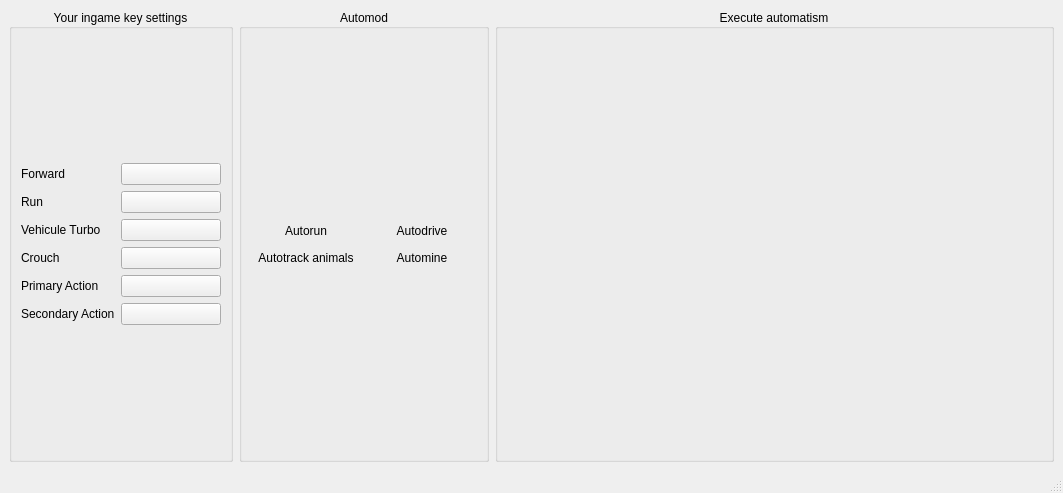
<?xml version="1.0" encoding="UTF-8"?>
<ui version="4.0">
 <class>MainWindow</class>
 <widget class="QMainWindow" name="MainWindow">
  <property name="geometry">
   <rect>
    <x>0</x>
    <y>0</y>
    <width>1063</width>
    <height>493</height>
   </rect>
  </property>
  <property name="windowTitle">
   <string>7Auto</string>
  </property>
  <property name="windowIcon">
   <iconset resource="7Auto.qrc">
    <normaloff>:/img/AppIcon.png</normaloff>:/img/AppIcon.png</iconset>
  </property>
  <property name="whatsThis">
   <string>This application makes some actions and movements automatic in the game 7 Days to Die.

Developed initially in October 2022 by Amir Hammoutene
email: amir.hammoutene@gmail.com

version 1.2.1 - 14 November 2022</string>
  </property>
  <widget class="QWidget" name="centralwidget">
   <layout class="QHBoxLayout" name="horizontalLayout_6">
    <item>
     <widget class="QGroupBox" name="groupBox">
      <property name="title">
       <string>Your ingame key settings</string>
      </property>
      <property name="alignment">
       <set>Qt::AlignCenter</set>
      </property>
      <layout class="QVBoxLayout" name="verticalLayout">
       <item>
        <spacer name="verticalSpacer_8">
         <property name="orientation">
          <enum>Qt::Vertical</enum>
         </property>
         <property name="sizeHint" stdset="0">
          <size>
           <width>20</width>
           <height>40</height>
          </size>
         </property>
        </spacer>
       </item>
       <item>
        <layout class="QHBoxLayout" name="horizontalLayout">
         <item>
          <widget class="QLabel" name="label">
           <property name="text">
            <string>Forward</string>
           </property>
          </widget>
         </item>
         <item>
          <widget class="KeyPushButton" name="keyForwardButton">
           <property name="minimumSize">
            <size>
             <width>100</width>
             <height>0</height>
            </size>
           </property>
           <property name="text">
            <string/>
           </property>
           <property name="checkable">
            <bool>true</bool>
           </property>
          </widget>
         </item>
        </layout>
       </item>
       <item>
        <layout class="QHBoxLayout" name="horizontalLayout_2">
         <item>
          <widget class="QLabel" name="label_2">
           <property name="text">
            <string>Run</string>
           </property>
          </widget>
         </item>
         <item>
          <widget class="KeyPushButton" name="keyRunButton">
           <property name="minimumSize">
            <size>
             <width>100</width>
             <height>0</height>
            </size>
           </property>
           <property name="text">
            <string/>
           </property>
           <property name="checkable">
            <bool>true</bool>
           </property>
          </widget>
         </item>
        </layout>
       </item>
       <item>
        <layout class="QHBoxLayout" name="horizontalLayout_5">
         <item>
          <widget class="QLabel" name="label_6">
           <property name="text">
            <string>Vehicule Turbo</string>
           </property>
          </widget>
         </item>
         <item>
          <widget class="KeyPushButton" name="keyTurboButton">
           <property name="minimumSize">
            <size>
             <width>100</width>
             <height>0</height>
            </size>
           </property>
           <property name="text">
            <string/>
           </property>
           <property name="checkable">
            <bool>true</bool>
           </property>
          </widget>
         </item>
        </layout>
       </item>
       <item>
        <layout class="QHBoxLayout" name="horizontalLayout_3">
         <item>
          <widget class="QLabel" name="label_3">
           <property name="text">
            <string>Crouch</string>
           </property>
          </widget>
         </item>
         <item>
          <widget class="KeyPushButton" name="keyCrouchButton">
           <property name="minimumSize">
            <size>
             <width>100</width>
             <height>0</height>
            </size>
           </property>
           <property name="text">
            <string/>
           </property>
           <property name="checkable">
            <bool>true</bool>
           </property>
          </widget>
         </item>
        </layout>
       </item>
       <item>
        <layout class="QHBoxLayout" name="horizontalLayout_4">
         <item>
          <widget class="QLabel" name="label_4">
           <property name="text">
            <string>Primary Action</string>
           </property>
          </widget>
         </item>
         <item>
          <widget class="KeyPushButton" name="keyActionButton">
           <property name="minimumSize">
            <size>
             <width>100</width>
             <height>0</height>
            </size>
           </property>
           <property name="text">
            <string/>
           </property>
           <property name="checkable">
            <bool>true</bool>
           </property>
          </widget>
         </item>
        </layout>
       </item>
       <item>
        <layout class="QHBoxLayout" name="horizontalLayout_7">
         <item>
          <widget class="QLabel" name="label_5">
           <property name="text">
            <string>Secondary Action</string>
           </property>
          </widget>
         </item>
         <item>
          <widget class="KeyPushButton" name="keySecActionButton">
           <property name="minimumSize">
            <size>
             <width>100</width>
             <height>0</height>
            </size>
           </property>
           <property name="text">
            <string/>
           </property>
           <property name="checkable">
            <bool>true</bool>
           </property>
          </widget>
         </item>
        </layout>
       </item>
       <item>
        <spacer name="verticalSpacer">
         <property name="orientation">
          <enum>Qt::Vertical</enum>
         </property>
         <property name="sizeHint" stdset="0">
          <size>
           <width>20</width>
           <height>40</height>
          </size>
         </property>
        </spacer>
       </item>
      </layout>
     </widget>
    </item>
    <item>
     <widget class="QGroupBox" name="groupBox_2">
      <property name="title">
       <string>Automod</string>
      </property>
      <property name="alignment">
       <set>Qt::AlignCenter</set>
      </property>
      <layout class="QGridLayout" name="gridLayout">
       <item row="2" column="1">
        <widget class="QToolButton" name="automineButton">
         <property name="minimumSize">
          <size>
           <width>110</width>
           <height>0</height>
          </size>
         </property>
         <property name="text">
          <string>Automine</string>
         </property>
         <property name="icon">
          <iconset resource="7Auto.qrc">
           <normaloff>:/img/axe.png</normaloff>:/img/axe.png</iconset>
         </property>
         <property name="iconSize">
          <size>
           <width>64</width>
           <height>64</height>
          </size>
         </property>
         <property name="toolButtonStyle">
          <enum>Qt::ToolButtonTextUnderIcon</enum>
         </property>
         <property name="autoRaise">
          <bool>true</bool>
         </property>
        </widget>
       </item>
       <item row="2" column="0">
        <widget class="QToolButton" name="autotrackButton">
         <property name="text">
          <string>Autotrack animals</string>
         </property>
         <property name="icon">
          <iconset resource="7Auto.qrc">
           <normaloff>:/img/paw.png</normaloff>:/img/paw.png</iconset>
         </property>
         <property name="iconSize">
          <size>
           <width>64</width>
           <height>64</height>
          </size>
         </property>
         <property name="toolButtonStyle">
          <enum>Qt::ToolButtonTextUnderIcon</enum>
         </property>
         <property name="autoRaise">
          <bool>true</bool>
         </property>
        </widget>
       </item>
       <item row="1" column="1">
        <widget class="QToolButton" name="autodriveButton">
         <property name="minimumSize">
          <size>
           <width>110</width>
           <height>0</height>
          </size>
         </property>
         <property name="text">
          <string>Autodrive</string>
         </property>
         <property name="icon">
          <iconset resource="7Auto.qrc">
           <normaloff>:/img/drive.png</normaloff>:/img/drive.png</iconset>
         </property>
         <property name="iconSize">
          <size>
           <width>64</width>
           <height>64</height>
          </size>
         </property>
         <property name="toolButtonStyle">
          <enum>Qt::ToolButtonTextUnderIcon</enum>
         </property>
         <property name="autoRaise">
          <bool>true</bool>
         </property>
        </widget>
       </item>
       <item row="1" column="0">
        <widget class="QToolButton" name="autorunButton">
         <property name="minimumSize">
          <size>
           <width>110</width>
           <height>0</height>
          </size>
         </property>
         <property name="text">
          <string>Autorun</string>
         </property>
         <property name="icon">
          <iconset resource="7Auto.qrc">
           <normaloff>:/img/run.png</normaloff>:/img/run.png</iconset>
         </property>
         <property name="iconSize">
          <size>
           <width>64</width>
           <height>64</height>
          </size>
         </property>
         <property name="toolButtonStyle">
          <enum>Qt::ToolButtonTextUnderIcon</enum>
         </property>
         <property name="autoRaise">
          <bool>true</bool>
         </property>
        </widget>
       </item>
       <item row="3" column="0">
        <spacer name="verticalSpacer_2">
         <property name="orientation">
          <enum>Qt::Vertical</enum>
         </property>
         <property name="sizeHint" stdset="0">
          <size>
           <width>20</width>
           <height>40</height>
          </size>
         </property>
        </spacer>
       </item>
       <item row="0" column="0">
        <spacer name="verticalSpacer_7">
         <property name="orientation">
          <enum>Qt::Vertical</enum>
         </property>
         <property name="sizeHint" stdset="0">
          <size>
           <width>20</width>
           <height>40</height>
          </size>
         </property>
        </spacer>
       </item>
      </layout>
     </widget>
    </item>
    <item>
     <widget class="QGroupBox" name="groupBox_3">
      <property name="title">
       <string>Execute automatism</string>
      </property>
      <property name="alignment">
       <set>Qt::AlignCenter</set>
      </property>
      <layout class="QGridLayout" name="gridLayout_2">
       <item row="0" column="0">
        <widget class="QStackedWidget" name="stackedWidget">
         <property name="currentIndex">
          <number>0</number>
         </property>
         <widget class="QWidget" name="page"/>
         <widget class="QWidget" name="page_2">
          <layout class="QGridLayout" name="gridLayout_3">
           <item row="4" column="0">
            <widget class="QLabel" name="label_10">
             <property name="text">
              <string>Global Shortcut to execute</string>
             </property>
            </widget>
           </item>
           <item row="3" column="0">
            <spacer name="verticalSpacer_3">
             <property name="orientation">
              <enum>Qt::Vertical</enum>
             </property>
             <property name="sizeHint" stdset="0">
              <size>
               <width>20</width>
               <height>40</height>
              </size>
             </property>
            </spacer>
           </item>
           <item row="2" column="0" colspan="2">
            <widget class="QGroupBox" name="autorunGroupBox">
             <property name="title">
              <string>Customize</string>
             </property>
             <property name="checkable">
              <bool>false</bool>
             </property>
             <property name="checked">
              <bool>false</bool>
             </property>
             <layout class="QGridLayout" name="gridLayout_4">
              <item row="1" column="0">
               <widget class="QLabel" name="label_11">
                <property name="text">
                 <string>Run during (s)</string>
                </property>
               </widget>
              </item>
              <item row="2" column="0">
               <widget class="QLabel" name="label_12">
                <property name="text">
                 <string>Walk during (s)</string>
                </property>
               </widget>
              </item>
              <item row="2" column="1">
               <widget class="QDoubleSpinBox" name="autorunWalkSpinBox">
                <property name="locale">
                 <locale language="English" country="UnitedStates"/>
                </property>
                <property name="alignment">
                 <set>Qt::AlignCenter</set>
                </property>
               </widget>
              </item>
              <item row="1" column="1">
               <widget class="QDoubleSpinBox" name="autorunRunSpinBox">
                <property name="locale">
                 <locale language="English" country="UnitedStates"/>
                </property>
                <property name="alignment">
                 <set>Qt::AlignCenter</set>
                </property>
               </widget>
              </item>
              <item row="0" column="0" colspan="2">
               <widget class="PresetSwitchWidget" name="autorunPresetWidget" native="true"/>
              </item>
             </layout>
            </widget>
           </item>
           <item row="4" column="1">
            <widget class="KeyPushButton" name="autorunWindowsKey">
             <property name="text">
              <string/>
             </property>
             <property name="checkable">
              <bool>true</bool>
             </property>
            </widget>
           </item>
           <item row="7" column="0" colspan="2">
            <widget class="QPushButton" name="executeRun">
             <property name="font">
              <font>
               <pointsize>15</pointsize>
               <bold>true</bold>
              </font>
             </property>
             <property name="text">
              <string>Execute</string>
             </property>
             <property name="checkable">
              <bool>true</bool>
             </property>
            </widget>
           </item>
           <item row="0" column="0" colspan="2">
            <widget class="QLabel" name="label_16">
             <property name="font">
              <font>
               <bold>true</bold>
              </font>
             </property>
             <property name="text">
              <string>Autorun</string>
             </property>
             <property name="alignment">
              <set>Qt::AlignCenter</set>
             </property>
            </widget>
           </item>
           <item row="1" column="0" colspan="2">
            <widget class="QPushButton" name="pushButton_6">
             <property name="enabled">
              <bool>false</bool>
             </property>
             <property name="toolTip">
              <string>Work in progress to be available in v2, please contact the developer if you have any idea to improve computing :)</string>
             </property>
             <property name="text">
              <string>Compute with levels</string>
             </property>
            </widget>
           </item>
          </layout>
         </widget>
         <widget class="QWidget" name="page_3">
          <layout class="QGridLayout" name="gridLayout_6">
           <item row="3" column="0">
            <widget class="QLabel" name="label_13">
             <property name="text">
              <string>Global Shortcut to execute</string>
             </property>
            </widget>
           </item>
           <item row="3" column="1">
            <widget class="KeyPushButton" name="autodriveWindowsKey">
             <property name="text">
              <string/>
             </property>
             <property name="checkable">
              <bool>true</bool>
             </property>
            </widget>
           </item>
           <item row="0" column="0" colspan="2">
            <widget class="QLabel" name="label_17">
             <property name="font">
              <font>
               <italic>false</italic>
               <bold>true</bold>
              </font>
             </property>
             <property name="text">
              <string>Autodrive</string>
             </property>
             <property name="alignment">
              <set>Qt::AlignCenter</set>
             </property>
            </widget>
           </item>
           <item row="4" column="0" colspan="2">
            <widget class="QPushButton" name="executeDrive">
             <property name="font">
              <font>
               <pointsize>15</pointsize>
               <bold>true</bold>
              </font>
             </property>
             <property name="text">
              <string>Execute</string>
             </property>
             <property name="checkable">
              <bool>true</bool>
             </property>
            </widget>
           </item>
           <item row="1" column="0">
            <spacer name="verticalSpacer_4">
             <property name="orientation">
              <enum>Qt::Vertical</enum>
             </property>
             <property name="sizeHint" stdset="0">
              <size>
               <width>20</width>
               <height>40</height>
              </size>
             </property>
            </spacer>
           </item>
          </layout>
         </widget>
         <widget class="QWidget" name="page_4">
          <layout class="QGridLayout" name="gridLayout_7">
           <item row="4" column="0">
            <widget class="QLabel" name="label_14">
             <property name="text">
              <string>Global Shortcut to execute</string>
             </property>
            </widget>
           </item>
           <item row="0" column="0" colspan="2">
            <widget class="QLabel" name="label_18">
             <property name="font">
              <font>
               <bold>true</bold>
              </font>
             </property>
             <property name="text">
              <string>Autotrack animals</string>
             </property>
             <property name="alignment">
              <set>Qt::AlignCenter</set>
             </property>
            </widget>
           </item>
           <item row="1" column="0" colspan="2">
            <widget class="QPushButton" name="pushButton_9">
             <property name="enabled">
              <bool>false</bool>
             </property>
             <property name="toolTip">
              <string>Work in progress to be available in v2, please contact the developer if you have any idea to improve computing :)</string>
             </property>
             <property name="text">
              <string>Compute with levels</string>
             </property>
            </widget>
           </item>
           <item row="5" column="0" colspan="2">
            <widget class="QPushButton" name="executeTrack">
             <property name="enabled">
              <bool>true</bool>
             </property>
             <property name="font">
              <font>
               <pointsize>15</pointsize>
               <bold>true</bold>
              </font>
             </property>
             <property name="text">
              <string>Execute</string>
             </property>
             <property name="checkable">
              <bool>true</bool>
             </property>
            </widget>
           </item>
           <item row="4" column="1">
            <widget class="KeyPushButton" name="autotrackWindowsKey">
             <property name="text">
              <string/>
             </property>
             <property name="checkable">
              <bool>true</bool>
             </property>
            </widget>
           </item>
           <item row="2" column="0" colspan="2">
            <widget class="QGroupBox" name="autotrackGroupBox">
             <property name="title">
              <string>Customize</string>
             </property>
             <property name="checkable">
              <bool>false</bool>
             </property>
             <property name="checked">
              <bool>false</bool>
             </property>
             <layout class="QGridLayout" name="gridLayout_5">
              <item row="1" column="0">
               <widget class="QLabel" name="label_15">
                <property name="text">
                 <string>Run during (s)</string>
                </property>
               </widget>
              </item>
              <item row="1" column="1">
               <widget class="QDoubleSpinBox" name="autotrackRunSpinBox">
                <property name="locale">
                 <locale language="English" country="UnitedStates"/>
                </property>
                <property name="alignment">
                 <set>Qt::AlignCenter</set>
                </property>
               </widget>
              </item>
              <item row="2" column="1">
               <widget class="QDoubleSpinBox" name="autotrackCrouchSpinBox">
                <property name="locale">
                 <locale language="English" country="UnitedStates"/>
                </property>
                <property name="alignment">
                 <set>Qt::AlignCenter</set>
                </property>
               </widget>
              </item>
              <item row="2" column="0">
               <widget class="QLabel" name="label_19">
                <property name="text">
                 <string>Crouch during (s)</string>
                </property>
               </widget>
              </item>
              <item row="0" column="0" colspan="2">
               <widget class="PresetSwitchWidget" name="autotrackPresetWidget" native="true"/>
              </item>
             </layout>
            </widget>
           </item>
           <item row="3" column="0">
            <spacer name="verticalSpacer_5">
             <property name="orientation">
              <enum>Qt::Vertical</enum>
             </property>
             <property name="sizeHint" stdset="0">
              <size>
               <width>20</width>
               <height>40</height>
              </size>
             </property>
            </spacer>
           </item>
          </layout>
         </widget>
         <widget class="QWidget" name="page_5">
          <layout class="QGridLayout" name="gridLayout_9">
           <item row="4" column="1">
            <widget class="KeyPushButton" name="automineWindowsKey">
             <property name="text">
              <string/>
             </property>
             <property name="checkable">
              <bool>true</bool>
             </property>
            </widget>
           </item>
           <item row="2" column="0" colspan="2">
            <widget class="QGroupBox" name="automineGroupBox">
             <property name="title">
              <string>Customize</string>
             </property>
             <property name="checkable">
              <bool>false</bool>
             </property>
             <property name="checked">
              <bool>false</bool>
             </property>
             <layout class="QGridLayout" name="gridLayout_8">
              <item row="1" column="0">
               <widget class="QLabel" name="label_26">
                <property name="text">
                 <string>Simple (1) / Power (2) hit sequence</string>
                </property>
                <property name="wordWrap">
                 <bool>true</bool>
                </property>
               </widget>
              </item>
              <item row="6" column="0">
               <widget class="QLabel" name="label_25">
                <property name="text">
                 <string>Move forward during (s)</string>
                </property>
               </widget>
              </item>
              <item row="4" column="1">
               <widget class="QDoubleSpinBox" name="autominePauseSpinBox">
                <property name="locale">
                 <locale language="English" country="UnitedStates"/>
                </property>
                <property name="alignment">
                 <set>Qt::AlignCenter</set>
                </property>
               </widget>
              </item>
              <item row="3" column="0">
               <widget class="QLabel" name="label_22">
                <property name="text">
                 <string>Hit during (s)</string>
                </property>
               </widget>
              </item>
              <item row="6" column="1">
               <widget class="QDoubleSpinBox" name="automineMoveDuringSpinBox">
                <property name="locale">
                 <locale language="English" country="UnitedStates"/>
                </property>
                <property name="alignment">
                 <set>Qt::AlignCenter</set>
                </property>
               </widget>
              </item>
              <item row="3" column="1">
               <widget class="QDoubleSpinBox" name="automineHitSpinBox">
                <property name="locale">
                 <locale language="English" country="UnitedStates"/>
                </property>
                <property name="alignment">
                 <set>Qt::AlignCenter</set>
                </property>
               </widget>
              </item>
              <item row="4" column="0">
               <widget class="QLabel" name="label_23">
                <property name="text">
                 <string>Pause during (s)</string>
                </property>
               </widget>
              </item>
              <item row="0" column="0" colspan="2">
               <widget class="PresetSwitchWidget" name="autominePresetWidget" native="true"/>
              </item>
              <item row="1" column="1">
               <widget class="QLineEdit" name="automineSequenceEdit">
                <property name="sizePolicy">
                 <sizepolicy hsizetype="Preferred" vsizetype="Fixed">
                  <horstretch>0</horstretch>
                  <verstretch>0</verstretch>
                 </sizepolicy>
                </property>
                <property name="text">
                 <string>2211</string>
                </property>
                <property name="alignment">
                 <set>Qt::AlignCenter</set>
                </property>
               </widget>
              </item>
              <item row="5" column="0">
               <widget class="QLabel" name="label_24">
                <property name="text">
                 <string>Move forward delay (s)</string>
                </property>
               </widget>
              </item>
              <item row="5" column="1">
               <widget class="QDoubleSpinBox" name="automineMoveDelaySpinBox">
                <property name="locale">
                 <locale language="English" country="UnitedStates"/>
                </property>
                <property name="alignment">
                 <set>Qt::AlignCenter</set>
                </property>
               </widget>
              </item>
              <item row="2" column="0">
               <widget class="QLabel" name="label_27">
                <property name="text">
                 <string>Tool used</string>
                </property>
               </widget>
              </item>
              <item row="2" column="1">
               <widget class="QWidget" name="widget" native="true">
                <layout class="QHBoxLayout" name="horizontalLayout_8">
                 <property name="spacing">
                  <number>6</number>
                 </property>
                 <property name="leftMargin">
                  <number>0</number>
                 </property>
                 <property name="topMargin">
                  <number>0</number>
                 </property>
                 <property name="rightMargin">
                  <number>0</number>
                 </property>
                 <property name="bottomMargin">
                  <number>0</number>
                 </property>
                 <item>
                  <widget class="QComboBox" name="toolsComboBox"/>
                 </item>
                 <item>
                  <widget class="QPushButton" name="editToolsButton">
                   <property name="sizePolicy">
                    <sizepolicy hsizetype="Fixed" vsizetype="Fixed">
                     <horstretch>0</horstretch>
                     <verstretch>0</verstretch>
                    </sizepolicy>
                   </property>
                   <property name="maximumSize">
                    <size>
                     <width>24</width>
                     <height>24</height>
                    </size>
                   </property>
                   <property name="text">
                    <string/>
                   </property>
                   <property name="icon">
                    <iconset resource="7Auto.qrc">
                     <normaloff>:/img/edit.png</normaloff>:/img/edit.png</iconset>
                   </property>
                  </widget>
                 </item>
                </layout>
               </widget>
              </item>
             </layout>
            </widget>
           </item>
           <item row="1" column="0" colspan="2">
            <widget class="QPushButton" name="pushButton_15">
             <property name="enabled">
              <bool>false</bool>
             </property>
             <property name="toolTip">
              <string>Work in progress to be available in v2, please contact the developer if you have any idea to improve computing :)</string>
             </property>
             <property name="text">
              <string>Compute with levels</string>
             </property>
            </widget>
           </item>
           <item row="5" column="0" colspan="2">
            <widget class="QPushButton" name="executeMine">
             <property name="enabled">
              <bool>true</bool>
             </property>
             <property name="font">
              <font>
               <pointsize>15</pointsize>
               <bold>true</bold>
              </font>
             </property>
             <property name="toolTip">
              <string/>
             </property>
             <property name="text">
              <string>Execute</string>
             </property>
             <property name="checkable">
              <bool>true</bool>
             </property>
            </widget>
           </item>
           <item row="0" column="0" colspan="2">
            <widget class="QLabel" name="label_21">
             <property name="font">
              <font>
               <bold>true</bold>
              </font>
             </property>
             <property name="text">
              <string>Automine</string>
             </property>
             <property name="alignment">
              <set>Qt::AlignCenter</set>
             </property>
            </widget>
           </item>
           <item row="4" column="0">
            <widget class="QLabel" name="label_20">
             <property name="text">
              <string>Global Shortcut to execute</string>
             </property>
            </widget>
           </item>
           <item row="3" column="0">
            <spacer name="verticalSpacer_6">
             <property name="orientation">
              <enum>Qt::Vertical</enum>
             </property>
             <property name="sizeHint" stdset="0">
              <size>
               <width>20</width>
               <height>40</height>
              </size>
             </property>
            </spacer>
           </item>
          </layout>
         </widget>
        </widget>
       </item>
      </layout>
     </widget>
    </item>
   </layout>
  </widget>
  <widget class="QStatusBar" name="statusbar"/>
 </widget>
 <customwidgets>
  <customwidget>
   <class>KeyPushButton</class>
   <extends>QPushButton</extends>
   <header>keypushbutton.h</header>
  </customwidget>
  <customwidget>
   <class>PresetSwitchWidget</class>
   <extends>QWidget</extends>
   <header location="global">presetswitchwidget.h</header>
   <container>1</container>
  </customwidget>
 </customwidgets>
 <resources>
  <include location="7Auto.qrc"/>
 </resources>
 <connections/>
</ui>
